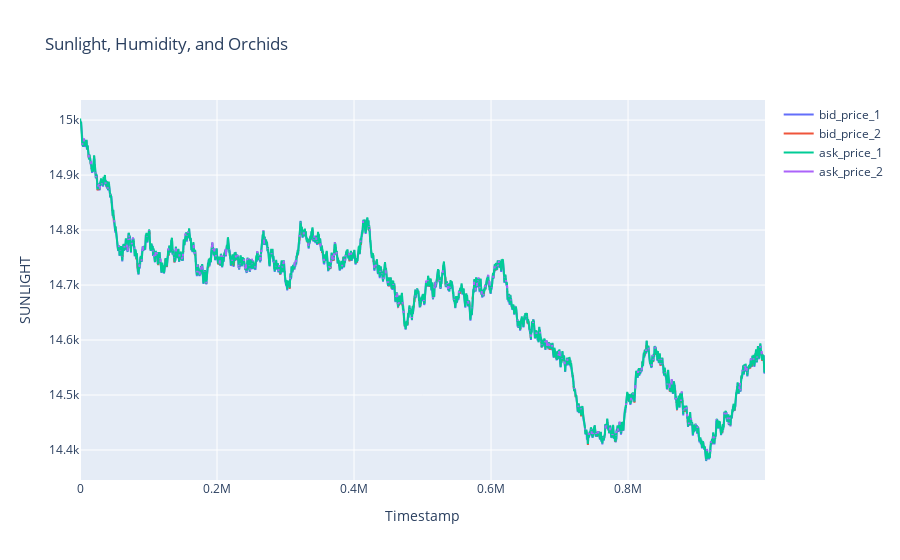

Here is the notebook cell this chart was saved with:
### Code cell
plot_sunlight_humidity_orchids(data_rose)

### Figure 1 — Plotly figure (JSON) as saved in the notebook; plotly's stock layout.template omitted (floating-point values rounded to 4 significant figures; data arrays with more than 128 entries replaced by an {"elided": "..."} marker saying what was removed)
{"data": [{"name": "bid_price_1", "type": "scatter", "x": {"elided": "10000 int values"}, "y": {"elided": "10000 int values"}}, {"name": "bid_price_2", "type": "scatter", "x": {"elided": "10000 int values"}, "y": {"elided": "10000 int values"}}, {"name": "ask_price_1", "type": "scatter", "x": {"elided": "10000 int values"}, "y": {"elided": "10000 int values"}}, {"name": "ask_price_2", "type": "scatter", "x": {"elided": "10000 int values"}, "y": {"elided": "10000 int values"}}], "layout": {"title": {"text": "Sunlight, Humidity, and Orchids"}, "xaxis": {"title": {"text": "Timestamp"}}, "yaxis": {"side": "left", "title": {"text": "SUNLIGHT"}}}}
